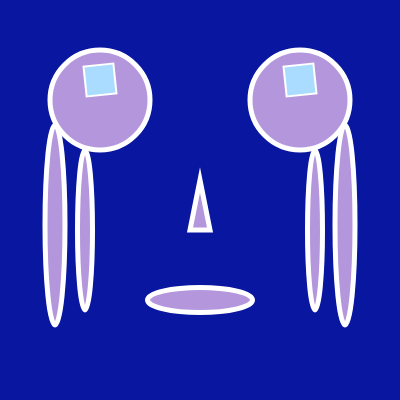
Frame 1 (no input)
Frame 60 (no input): identical to frame 1, image omitted
Frame 120 (the mouse pressed at the canvas centre since frame 60): identical to frame 1, image omitted

The p5.js sketch that drew this single still picture (run headless with seeded random() and noise() and a simulated clock; from frame 60 on, the mouse is pressed at the canvas centre):

// p5.js sketch
// ── sketch.js
let eyeMove; 
let eyeSpin;

function setup() {
  createCanvas(400, 400);
  angleMode(DEGREES);
  
}


function draw() {
  
  console.log("mouse x is: " + mouseX)
  console.log("mouse y is: " + mouseY)
  
  eyeMove = map(mouseX, 150, 0, 345, 369);
  eyeSpin = map(mouseY, 0, 150, 345, 369);
  
  fill(180, 150, 220);
  stroke(255);
  strokeWeight(5);
  
  background(9, 22, 159);
  
  drawEyes();
  drawTears();
  drawMouth();
  drawNose();
  drawEyeballOne(eyeMove, eyeSpin);
  drawEyeballTwo(eyeMove, eyeSpin);
  

  
}

function drawEyes(){
  
  fill(180, 150, 220);
  stroke(255);
  strokeWeight(5);
  
  //draw first circle
  circle(100, 100, 100);
  
  //draw second circle
  circle(300, 100, 100);
  
}

function drawTears(){
  
  fill(180, 150, 220);
  stroke(255);
  strokeWeight(5);
  
  //draw first ellispe
  ellipse(55, 225, 20, 200);
  
  //draw second ellipse
  ellipse(85, 230, 15, 160);
  
  //draw third ellipse 
  ellipse(315, 230, 15, 160);
  
  //draw fourth ellipse
  ellipse(345, 225, 20, 200);
}

function drawMouth(){
  
  fill(180, 150, 220);
  stroke(255);
  strokeWeight(5);
  
  //draw mouth
  ellipse(200, 300, 105, 25);

}

function drawNose(){
  
  fill(180, 150, 220);
  stroke(255);
  strokeWeight(5);
  
  //draw triangle
  triangle(200, 180, 190, 230, 210, 230);
}

function drawEyeballOne(){
  
  //color eyeballs
  fill(170, 220, 255);
  strokeWeight(2);

  // draw first eyeball
  push();
  translate(100, 80);
  rotate(eyeMove);
  rotate(eyeSpin);
  rectMode(CENTER);
  rect(0, 0, 30, 30);
  pop();
}

function drawEyeballTwo(){
  
  //color eyeballs
  fill(170, 220, 255);
  strokeWeight(2);

  // draw second eyeball
  push();
  translate(300, 80);
  rotate(eyeMove);
  rotate(eyeSpin);
  rectMode(CENTER);
  rect(0, 0, 30, 30);
  pop();
}
